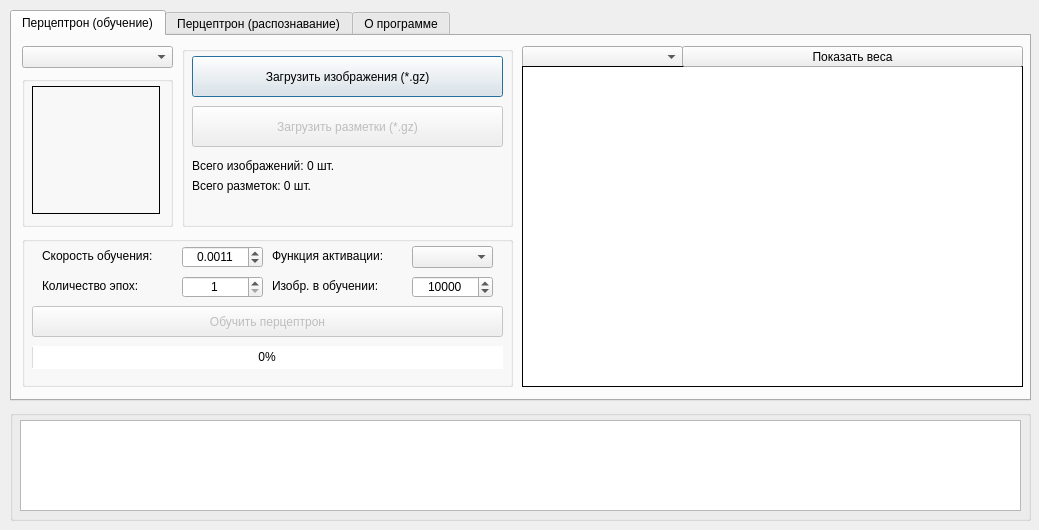
<?xml version="1.0" encoding="UTF-8"?>
<ui version="4.0">
 <class>Dialog</class>
 <widget class="QDialog" name="Dialog">
  <property name="enabled">
   <bool>true</bool>
  </property>
  <property name="geometry">
   <rect>
    <x>0</x>
    <y>0</y>
    <width>1039</width>
    <height>530</height>
   </rect>
  </property>
  <property name="acceptDrops">
   <bool>false</bool>
  </property>
  <property name="windowTitle">
   <string>Dialog</string>
  </property>
  <widget class="QGroupBox" name="groupBox_3">
   <property name="enabled">
    <bool>true</bool>
   </property>
   <property name="geometry">
    <rect>
     <x>10</x>
     <y>410</y>
     <width>1021</width>
     <height>111</height>
    </rect>
   </property>
   <property name="mouseTracking">
    <bool>false</bool>
   </property>
   <property name="contextMenuPolicy">
    <enum>Qt::DefaultContextMenu</enum>
   </property>
   <property name="acceptDrops">
    <bool>false</bool>
   </property>
   <property name="styleSheet">
    <string notr="true">border-color: rgb(0, 0, 0);</string>
   </property>
   <property name="title">
    <string/>
   </property>
   <widget class="QTextBrowser" name="SystemMassage_TextBrowser">
    <property name="geometry">
     <rect>
      <x>10</x>
      <y>10</y>
      <width>1001</width>
      <height>91</height>
     </rect>
    </property>
   </widget>
  </widget>
  <widget class="QTabWidget" name="tabWidget">
   <property name="geometry">
    <rect>
     <x>10</x>
     <y>10</y>
     <width>1021</width>
     <height>391</height>
    </rect>
   </property>
   <property name="currentIndex">
    <number>0</number>
   </property>
   <widget class="QWidget" name="tab_2">
    <attribute name="title">
     <string>Перцептрон (обучение)</string>
    </attribute>
    <widget class="QGroupBox" name="groupBox">
     <property name="enabled">
      <bool>true</bool>
     </property>
     <property name="geometry">
      <rect>
       <x>170</x>
       <y>10</y>
       <width>331</width>
       <height>181</height>
      </rect>
     </property>
     <property name="mouseTracking">
      <bool>false</bool>
     </property>
     <property name="contextMenuPolicy">
      <enum>Qt::DefaultContextMenu</enum>
     </property>
     <property name="acceptDrops">
      <bool>false</bool>
     </property>
     <property name="styleSheet">
      <string notr="true">border-color: rgb(0, 0, 0);</string>
     </property>
     <property name="title">
      <string/>
     </property>
     <widget class="QPushButton" name="bLoadImgGZ">
      <property name="geometry">
       <rect>
        <x>10</x>
        <y>10</y>
        <width>311</width>
        <height>41</height>
       </rect>
      </property>
      <property name="text">
       <string>Загрузить изображения (*.gz)</string>
      </property>
     </widget>
     <widget class="QPushButton" name="bLoadLabelsGZ">
      <property name="enabled">
       <bool>false</bool>
      </property>
      <property name="geometry">
       <rect>
        <x>10</x>
        <y>60</y>
        <width>311</width>
        <height>41</height>
       </rect>
      </property>
      <property name="text">
       <string>Загрузить разметки (*.gz)</string>
      </property>
     </widget>
     <widget class="QLabel" name="labelCountLoadedImg">
      <property name="geometry">
       <rect>
        <x>10</x>
        <y>110</y>
        <width>311</width>
        <height>20</height>
       </rect>
      </property>
      <property name="text">
       <string>Всего изображений: 0 шт.</string>
      </property>
     </widget>
     <widget class="QLabel" name="labelCountLoadedLabels">
      <property name="geometry">
       <rect>
        <x>10</x>
        <y>130</y>
        <width>311</width>
        <height>20</height>
       </rect>
      </property>
      <property name="text">
       <string>Всего разметок: 0 шт.</string>
      </property>
     </widget>
    </widget>
    <widget class="QGroupBox" name="groupBox_2">
     <property name="enabled">
      <bool>true</bool>
     </property>
     <property name="geometry">
      <rect>
       <x>10</x>
       <y>40</y>
       <width>151</width>
       <height>151</height>
      </rect>
     </property>
     <property name="mouseTracking">
      <bool>false</bool>
     </property>
     <property name="contextMenuPolicy">
      <enum>Qt::DefaultContextMenu</enum>
     </property>
     <property name="acceptDrops">
      <bool>false</bool>
     </property>
     <property name="styleSheet">
      <string notr="true">border-color: rgb(0, 0, 0);</string>
     </property>
     <property name="title">
      <string/>
     </property>
     <widget class="QLabel" name="labelSelectedImg">
      <property name="geometry">
       <rect>
        <x>10</x>
        <y>10</y>
        <width>128</width>
        <height>128</height>
       </rect>
      </property>
      <property name="frameShape">
       <enum>QFrame::Box</enum>
      </property>
      <property name="text">
       <string/>
      </property>
      <property name="scaledContents">
       <bool>true</bool>
      </property>
      <property name="alignment">
       <set>Qt::AlignCenter</set>
      </property>
     </widget>
    </widget>
    <widget class="QComboBox" name="cbListLoadedImages">
     <property name="geometry">
      <rect>
       <x>10</x>
       <y>10</y>
       <width>151</width>
       <height>22</height>
      </rect>
     </property>
    </widget>
    <widget class="QGroupBox" name="groupBox_6">
     <property name="enabled">
      <bool>true</bool>
     </property>
     <property name="geometry">
      <rect>
       <x>10</x>
       <y>200</y>
       <width>491</width>
       <height>151</height>
      </rect>
     </property>
     <property name="mouseTracking">
      <bool>false</bool>
     </property>
     <property name="contextMenuPolicy">
      <enum>Qt::DefaultContextMenu</enum>
     </property>
     <property name="acceptDrops">
      <bool>false</bool>
     </property>
     <property name="styleSheet">
      <string notr="true">border-color: rgb(0, 0, 0);</string>
     </property>
     <property name="title">
      <string/>
     </property>
     <widget class="QPushButton" name="bPerceptronLearn">
      <property name="enabled">
       <bool>false</bool>
      </property>
      <property name="geometry">
       <rect>
        <x>10</x>
        <y>70</y>
        <width>471</width>
        <height>31</height>
       </rect>
      </property>
      <property name="text">
       <string>Обучить перцептрон</string>
      </property>
     </widget>
     <widget class="QProgressBar" name="pbLearning">
      <property name="geometry">
       <rect>
        <x>10</x>
        <y>110</y>
        <width>471</width>
        <height>23</height>
       </rect>
      </property>
      <property name="maximum">
       <number>60000</number>
      </property>
      <property name="value">
       <number>0</number>
      </property>
      <property name="alignment">
       <set>Qt::AlignCenter</set>
      </property>
      <property name="textVisible">
       <bool>true</bool>
      </property>
      <property name="textDirection">
       <enum>QProgressBar::TopToBottom</enum>
      </property>
     </widget>
     <widget class="QDoubleSpinBox" name="sbLearningRate">
      <property name="geometry">
       <rect>
        <x>160</x>
        <y>10</y>
        <width>81</width>
        <height>22</height>
       </rect>
      </property>
      <property name="alignment">
       <set>Qt::AlignCenter</set>
      </property>
      <property name="decimals">
       <number>4</number>
      </property>
      <property name="maximum">
       <double>2.000000000000000</double>
      </property>
      <property name="singleStep">
       <double>0.000100000000000</double>
      </property>
      <property name="value">
       <double>0.001100000000000</double>
      </property>
     </widget>
     <widget class="QLabel" name="labelCountLoadedImg_3">
      <property name="geometry">
       <rect>
        <x>20</x>
        <y>10</y>
        <width>131</width>
        <height>20</height>
       </rect>
      </property>
      <property name="text">
       <string>Скорость обучения:</string>
      </property>
     </widget>
     <widget class="QLabel" name="labelCountLoadedImg_4">
      <property name="geometry">
       <rect>
        <x>20</x>
        <y>40</y>
        <width>131</width>
        <height>20</height>
       </rect>
      </property>
      <property name="text">
       <string>Количество эпох:</string>
      </property>
     </widget>
     <widget class="QSpinBox" name="sbEpochCount">
      <property name="geometry">
       <rect>
        <x>160</x>
        <y>40</y>
        <width>81</width>
        <height>22</height>
       </rect>
      </property>
      <property name="alignment">
       <set>Qt::AlignCenter</set>
      </property>
      <property name="minimum">
       <number>1</number>
      </property>
      <property name="maximum">
       <number>20</number>
      </property>
      <property name="singleStep">
       <number>1</number>
      </property>
      <property name="value">
       <number>1</number>
      </property>
     </widget>
     <widget class="QLabel" name="labelCountLoadedImg_5">
      <property name="geometry">
       <rect>
        <x>250</x>
        <y>40</y>
        <width>131</width>
        <height>20</height>
       </rect>
      </property>
      <property name="text">
       <string>Изобр. в обучении:</string>
      </property>
     </widget>
     <widget class="QSpinBox" name="sbImageInTrainCount">
      <property name="geometry">
       <rect>
        <x>390</x>
        <y>40</y>
        <width>81</width>
        <height>22</height>
       </rect>
      </property>
      <property name="alignment">
       <set>Qt::AlignCenter</set>
      </property>
      <property name="minimum">
       <number>10</number>
      </property>
      <property name="maximum">
       <number>60000</number>
      </property>
      <property name="singleStep">
       <number>1</number>
      </property>
      <property name="value">
       <number>10000</number>
      </property>
     </widget>
     <widget class="QComboBox" name="cbListFuncActivate">
      <property name="geometry">
       <rect>
        <x>390</x>
        <y>10</y>
        <width>81</width>
        <height>22</height>
       </rect>
      </property>
     </widget>
     <widget class="QLabel" name="labelCountLoadedImg_6">
      <property name="geometry">
       <rect>
        <x>250</x>
        <y>10</y>
        <width>131</width>
        <height>20</height>
       </rect>
      </property>
      <property name="text">
       <string>Функция активации:</string>
      </property>
     </widget>
    </widget>
    <widget class="QTableWidget" name="tw_Perceptron_Learn">
     <property name="geometry">
      <rect>
       <x>510</x>
       <y>30</y>
       <width>501</width>
       <height>321</height>
      </rect>
     </property>
     <property name="minimumSize">
      <size>
       <width>300</width>
       <height>0</height>
      </size>
     </property>
     <property name="frameShape">
      <enum>QFrame::Box</enum>
     </property>
     <property name="frameShadow">
      <enum>QFrame::Plain</enum>
     </property>
     <property name="verticalScrollBarPolicy">
      <enum>Qt::ScrollBarAsNeeded</enum>
     </property>
     <property name="horizontalScrollBarPolicy">
      <enum>Qt::ScrollBarAsNeeded</enum>
     </property>
     <property name="sizeAdjustPolicy">
      <enum>QAbstractScrollArea::AdjustIgnored</enum>
     </property>
     <property name="autoScroll">
      <bool>false</bool>
     </property>
     <property name="selectionMode">
      <enum>QAbstractItemView::ExtendedSelection</enum>
     </property>
     <property name="textElideMode">
      <enum>Qt::ElideRight</enum>
     </property>
     <property name="showGrid">
      <bool>true</bool>
     </property>
     <property name="gridStyle">
      <enum>Qt::SolidLine</enum>
     </property>
     <property name="wordWrap">
      <bool>true</bool>
     </property>
     <property name="cornerButtonEnabled">
      <bool>true</bool>
     </property>
     <property name="rowCount">
      <number>0</number>
     </property>
     <property name="columnCount">
      <number>0</number>
     </property>
     <attribute name="horizontalHeaderVisible">
      <bool>true</bool>
     </attribute>
     <attribute name="horizontalHeaderCascadingSectionResizes">
      <bool>true</bool>
     </attribute>
     <attribute name="horizontalHeaderDefaultSectionSize">
      <number>118</number>
     </attribute>
     <attribute name="horizontalHeaderHighlightSections">
      <bool>true</bool>
     </attribute>
     <attribute name="horizontalHeaderMinimumSectionSize">
      <number>5</number>
     </attribute>
     <attribute name="horizontalHeaderShowSortIndicator" stdset="0">
      <bool>true</bool>
     </attribute>
     <attribute name="horizontalHeaderStretchLastSection">
      <bool>true</bool>
     </attribute>
     <attribute name="verticalHeaderVisible">
      <bool>true</bool>
     </attribute>
     <attribute name="verticalHeaderCascadingSectionResizes">
      <bool>true</bool>
     </attribute>
     <attribute name="verticalHeaderDefaultSectionSize">
      <number>20</number>
     </attribute>
     <attribute name="verticalHeaderHighlightSections">
      <bool>true</bool>
     </attribute>
     <attribute name="verticalHeaderMinimumSectionSize">
      <number>15</number>
     </attribute>
     <attribute name="verticalHeaderShowSortIndicator" stdset="0">
      <bool>true</bool>
     </attribute>
     <attribute name="verticalHeaderStretchLastSection">
      <bool>true</bool>
     </attribute>
    </widget>
    <widget class="QComboBox" name="cb_Perceptron_Learn">
     <property name="geometry">
      <rect>
       <x>510</x>
       <y>10</y>
       <width>161</width>
       <height>22</height>
      </rect>
     </property>
    </widget>
    <widget class="QPushButton" name="b_Perceptron_Learn_ShowWeights">
     <property name="enabled">
      <bool>true</bool>
     </property>
     <property name="geometry">
      <rect>
       <x>670</x>
       <y>10</y>
       <width>341</width>
       <height>21</height>
      </rect>
     </property>
     <property name="text">
      <string>Показать веса</string>
     </property>
    </widget>
    <zorder>groupBox</zorder>
    <zorder>groupBox_2</zorder>
    <zorder>cbListLoadedImages</zorder>
    <zorder>groupBox_6</zorder>
    <zorder>cb_Perceptron_Learn</zorder>
    <zorder>tw_Perceptron_Learn</zorder>
    <zorder>b_Perceptron_Learn_ShowWeights</zorder>
   </widget>
   <widget class="QWidget" name="tab_5">
    <attribute name="title">
     <string>Перцептрон (распознавание)</string>
    </attribute>
    <widget class="QComboBox" name="cbListLoadedImages_Recognition">
     <property name="geometry">
      <rect>
       <x>10</x>
       <y>10</y>
       <width>151</width>
       <height>22</height>
      </rect>
     </property>
    </widget>
    <widget class="QGroupBox" name="groupBox_7">
     <property name="enabled">
      <bool>true</bool>
     </property>
     <property name="geometry">
      <rect>
       <x>170</x>
       <y>10</y>
       <width>331</width>
       <height>181</height>
      </rect>
     </property>
     <property name="mouseTracking">
      <bool>false</bool>
     </property>
     <property name="contextMenuPolicy">
      <enum>Qt::DefaultContextMenu</enum>
     </property>
     <property name="acceptDrops">
      <bool>false</bool>
     </property>
     <property name="styleSheet">
      <string notr="true">border-color: rgb(0, 0, 0);</string>
     </property>
     <property name="title">
      <string/>
     </property>
     <widget class="QPushButton" name="bLoadImgGZ_Recognition">
      <property name="geometry">
       <rect>
        <x>10</x>
        <y>10</y>
        <width>311</width>
        <height>41</height>
       </rect>
      </property>
      <property name="text">
       <string>Загрузить изображения (*.gz)</string>
      </property>
     </widget>
     <widget class="QPushButton" name="bLoadLabelsGZ_Recognition">
      <property name="enabled">
       <bool>false</bool>
      </property>
      <property name="geometry">
       <rect>
        <x>10</x>
        <y>60</y>
        <width>311</width>
        <height>41</height>
       </rect>
      </property>
      <property name="text">
       <string>Загрузить разметки (*.gz)</string>
      </property>
     </widget>
     <widget class="QLabel" name="labelCountLoadedImg_Recognition">
      <property name="geometry">
       <rect>
        <x>10</x>
        <y>110</y>
        <width>311</width>
        <height>20</height>
       </rect>
      </property>
      <property name="text">
       <string>Всего изображений: 0 шт.</string>
      </property>
     </widget>
     <widget class="QLabel" name="labelCountLoadedLabels_Recognition">
      <property name="geometry">
       <rect>
        <x>10</x>
        <y>130</y>
        <width>311</width>
        <height>20</height>
       </rect>
      </property>
      <property name="text">
       <string>Всего разметок: 0 шт.</string>
      </property>
     </widget>
    </widget>
    <widget class="QGroupBox" name="groupBox_8">
     <property name="enabled">
      <bool>true</bool>
     </property>
     <property name="geometry">
      <rect>
       <x>10</x>
       <y>40</y>
       <width>151</width>
       <height>151</height>
      </rect>
     </property>
     <property name="mouseTracking">
      <bool>false</bool>
     </property>
     <property name="contextMenuPolicy">
      <enum>Qt::DefaultContextMenu</enum>
     </property>
     <property name="acceptDrops">
      <bool>false</bool>
     </property>
     <property name="styleSheet">
      <string notr="true">border-color: rgb(0, 0, 0);</string>
     </property>
     <property name="title">
      <string/>
     </property>
     <widget class="QLabel" name="labelSelectedImg_Recognition">
      <property name="geometry">
       <rect>
        <x>10</x>
        <y>10</y>
        <width>128</width>
        <height>128</height>
       </rect>
      </property>
      <property name="frameShape">
       <enum>QFrame::Box</enum>
      </property>
      <property name="text">
       <string/>
      </property>
      <property name="scaledContents">
       <bool>true</bool>
      </property>
      <property name="alignment">
       <set>Qt::AlignCenter</set>
      </property>
     </widget>
    </widget>
    <widget class="QGroupBox" name="groupBox_9">
     <property name="enabled">
      <bool>true</bool>
     </property>
     <property name="geometry">
      <rect>
       <x>10</x>
       <y>200</y>
       <width>491</width>
       <height>101</height>
      </rect>
     </property>
     <property name="mouseTracking">
      <bool>false</bool>
     </property>
     <property name="contextMenuPolicy">
      <enum>Qt::DefaultContextMenu</enum>
     </property>
     <property name="acceptDrops">
      <bool>false</bool>
     </property>
     <property name="styleSheet">
      <string notr="true">border-color: rgb(0, 0, 0);</string>
     </property>
     <property name="title">
      <string/>
     </property>
     <widget class="QPushButton" name="bPerceptron_Recognition">
      <property name="enabled">
       <bool>false</bool>
      </property>
      <property name="geometry">
       <rect>
        <x>10</x>
        <y>30</y>
        <width>471</width>
        <height>31</height>
       </rect>
      </property>
      <property name="text">
       <string>Распознать перцептроном</string>
      </property>
     </widget>
     <widget class="QLabel" name="labelResult_Recognition">
      <property name="geometry">
       <rect>
        <x>10</x>
        <y>10</y>
        <width>471</width>
        <height>20</height>
       </rect>
      </property>
      <property name="text">
       <string>Результат распознования - X</string>
      </property>
      <property name="alignment">
       <set>Qt::AlignCenter</set>
      </property>
     </widget>
     <widget class="QPushButton" name="bPerceptron_GetStats">
      <property name="enabled">
       <bool>false</bool>
      </property>
      <property name="geometry">
       <rect>
        <x>10</x>
        <y>60</y>
        <width>471</width>
        <height>31</height>
       </rect>
      </property>
      <property name="text">
       <string>Собрать статистику перцептрона на тестовой выборки</string>
      </property>
     </widget>
    </widget>
   </widget>
   <widget class="QWidget" name="tab">
    <attribute name="title">
     <string>О программе</string>
    </attribute>
    <widget class="QLabel" name="label">
     <property name="geometry">
      <rect>
       <x>10</x>
       <y>10</y>
       <width>881</width>
       <height>41</height>
      </rect>
     </property>
     <property name="font">
      <font>
       <pointsize>14</pointsize>
      </font>
     </property>
     <property name="text">
      <string>ФИО автора: Леонов Владислав Денисович</string>
     </property>
    </widget>
    <widget class="QLabel" name="label_2">
     <property name="geometry">
      <rect>
       <x>10</x>
       <y>130</y>
       <width>881</width>
       <height>41</height>
      </rect>
     </property>
     <property name="font">
      <font>
       <pointsize>14</pointsize>
      </font>
     </property>
     <property name="text">
      <string>Университет: Московский Политехнический Университет</string>
     </property>
    </widget>
    <widget class="QLabel" name="label_3">
     <property name="geometry">
      <rect>
       <x>10</x>
       <y>90</y>
       <width>881</width>
       <height>41</height>
      </rect>
     </property>
     <property name="font">
      <font>
       <pointsize>14</pointsize>
      </font>
     </property>
     <property name="text">
      <string>Группа: 224-322</string>
     </property>
    </widget>
    <widget class="QLabel" name="label_4">
     <property name="geometry">
      <rect>
       <x>10</x>
       <y>50</y>
       <width>881</width>
       <height>41</height>
      </rect>
     </property>
     <property name="font">
      <font>
       <pointsize>14</pointsize>
      </font>
     </property>
     <property name="text">
      <string>E-mail автора: bourhood@gmail.com</string>
     </property>
    </widget>
    <widget class="QLabel" name="label_5">
     <property name="geometry">
      <rect>
       <x>10</x>
       <y>170</y>
       <width>881</width>
       <height>41</height>
      </rect>
     </property>
     <property name="font">
      <font>
       <pointsize>14</pointsize>
      </font>
     </property>
     <property name="text">
      <string>Год разработки: 01.05.2023</string>
     </property>
    </widget>
    <widget class="QLabel" name="label_6">
     <property name="geometry">
      <rect>
       <x>10</x>
       <y>210</y>
       <width>881</width>
       <height>41</height>
      </rect>
     </property>
     <property name="font">
      <font>
       <pointsize>14</pointsize>
      </font>
     </property>
     <property name="text">
      <string>&lt;html&gt;&lt;head/&gt;&lt;body&gt;&lt;p&gt;Учебный курс: &lt;a href=&quot;https://online.mospolytech.ru/course/view.php?id=10055&quot;&gt;&lt;span style=&quot; text-decoration: underline; color:#0000ff;&quot;&gt;https://online.mospolytech.ru/course/view.php?id=10055&lt;/span&gt;&lt;/a&gt;&lt;/p&gt;&lt;/body&gt;&lt;/html&gt;</string>
     </property>
     <property name="openExternalLinks">
      <bool>true</bool>
     </property>
    </widget>
   </widget>
  </widget>
 </widget>
 <resources/>
 <connections/>
</ui>
